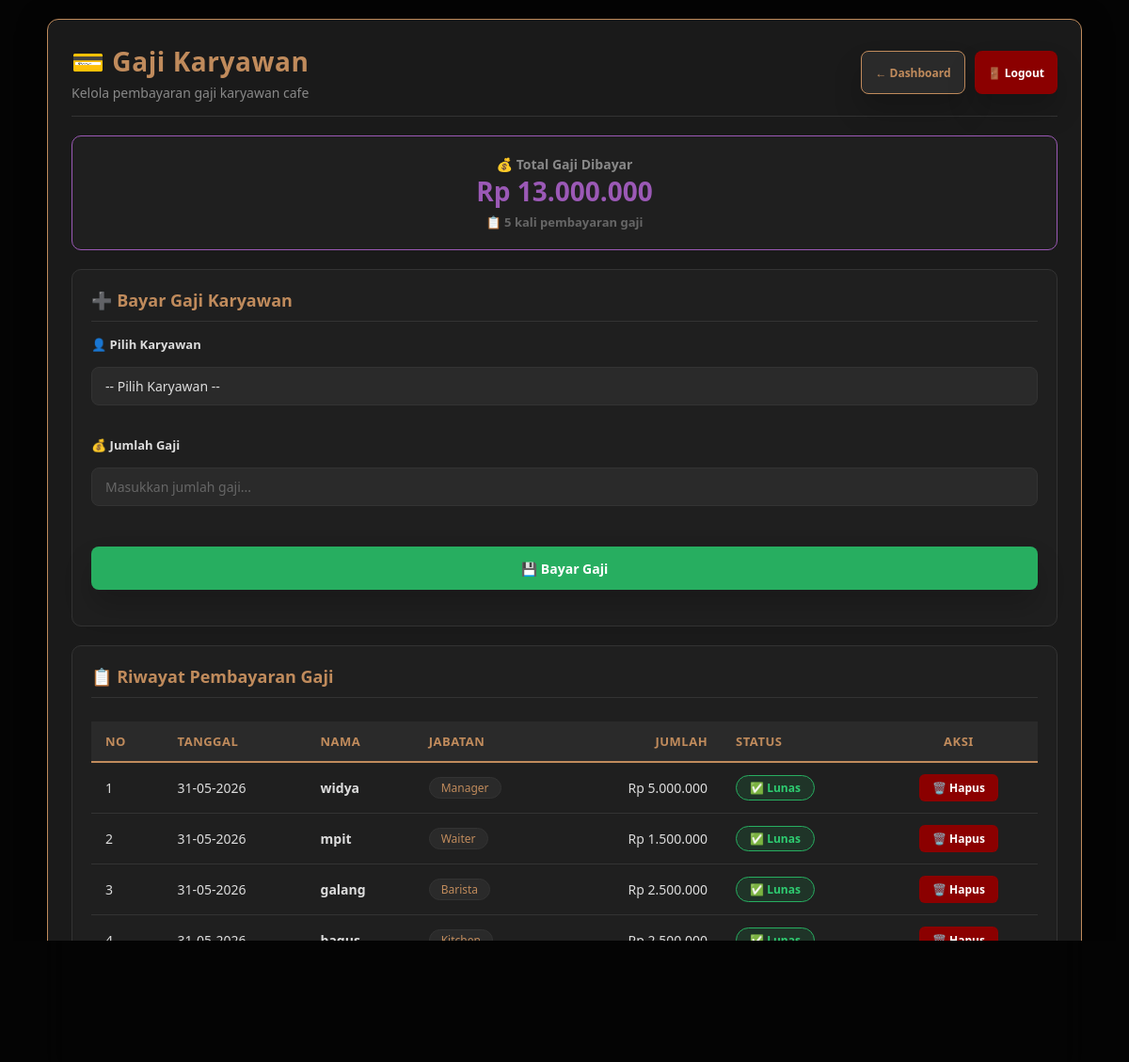
Page /admin/gaji.php (signed in) on the committed database.
### tables this page shows
CREATE TABLE `gaji_karyawan` (
  `id` int(11) NOT NULL,
  `karyawan_id` int(11) DEFAULT NULL,
  `tanggal` date DEFAULT NULL,
  `jumlah` int(11) DEFAULT NULL,
  `status` varchar(50) DEFAULT NULL
);

CREATE TABLE `karyawan` (
  `id` int(11) NOT NULL,
  `nama` varchar(100) DEFAULT NULL,
  `jabatan` varchar(100) DEFAULT NULL,
  `no_hp` varchar(20) DEFAULT NULL,
  `alamat` text DEFAULT NULL,
  `gaji` int(11) DEFAULT NULL
);

### admin/gaji.php (the view, shortened to what this page needs)
<?php
include '../fungsi.php';
$totalGaji = mysqli_fetch_assoc(mysqli_query($conn, "
    SELECT SUM(jumlah) as total
    FROM gaji_karyawan
"));
$data = mysqli_query($conn, "
    SELECT
        gaji_karyawan.*,
        karyawan.nama,
        karyawan.jabatan
    FROM gaji_karyawan
    JOIN karyawan
    ON gaji_karyawan.karyawan_id = karyawan.id
    ORDER BY gaji_karyawan.id DESC
");
$grandTotal = $totalGaji['total'] ?? 0;
$totalData = mysqli_num_rows($data);
?>
<!DOCTYPE html>
<html lang="id">
<head>
    <link rel="stylesheet" href="../css/style-admin.css">
</head>
<body>
<div class="admin-container">
    <div class="page-header">
        <div>
            <h1>💳 Gaji Karyawan</h1>
            <div class="subtitle">Kelola pembayaran gaji karyawan cafe</div>
        </div>
        <div class="header-actions">
            <a href="index.php" class="btn btn-primary btn-sm">← Dashboard</a>
            <a href="../logout.php" class="btn btn-danger btn-sm">🚪 Logout</a>
        </div>
    </div>
    <div class="total-box">
        <div class="label">💰 Total Gaji Dibayar</div>
        <div class="value">Rp <?= number_format($grandTotal, 0, ',', '.') ?></div>
        <div class="sub-info">📋 <?= $totalData ?> kali pembayaran gaji</div>
    </div>
    <div class="card">
        <div class="card-header">
            <h3>➕ Bayar Gaji Karyawan</h3>
        </div>
        <form method="POST">
            <div class="form-group">
                <label for="karyawan_id">👤 Pilih Karyawan</label>
                <select id="karyawan_id" name="karyawan_id" class="form-control" required>
                    <option value="">-- Pilih Karyawan --</option>
                </select>
            </div>
            <div class="form-group">
                <label for="jumlah">💰 Jumlah Gaji</label>
                <input type="number" id="jumlah" name="jumlah" class="form-control" placeholder="Masukkan jumlah gaji..." required min="1">
            </div>
            <button type="submit" name="bayar" class="btn btn-success btn-block">
                💾 Bayar Gaji
            </button>
        </form>
    </div>
    <div class="card">
        <div class="card-header">
            <h3>📋 Riwayat Pembayaran Gaji</h3>
        </div>
        <div class="table-wrapper">
            <?php if (mysqli_num_rows($data) == 0): ?>
                <div class="empty-state">📭 Belum ada riwayat pembayaran gaji</div>
            <?php else: ?>
                <table>
                    <thead>
                        <tr>
                            <th>No</th>
                            <th>Tanggal</th>
                            <th>Nama</th>
                            <th>Jabatan</th>
                            <th style="text-align:right;">Jumlah</th>
                            <th>Status</th>
                            <th style="text-align:center;">Aksi</th>
                        </tr>
                    </thead>
                    <tbody>
                        <?php
                        $no = 1;
                        while ($d = mysqli_fetch_assoc($data)):
                        ?>
                            <tr>
                                <td><?= $no++ ?></td>
                                <td><?= date('d-m-Y', strtotime($d['tanggal'])) ?></td>
                                <td><strong><?= htmlspecialchars($d['nama']) ?></strong></td>
                                <td>
                                    <span class="jabatan-tag"><?= htmlspecialchars($d['jabatan'] ?? '-') ?></span>
                                </td>
                                <td style="text-align:right;" class="jumlah-gaji">
                                    Rp <?= number_format($d['jumlah'], 0, ',', '.') ?>
                                </td>
                                <td>
                                    <span class="status-lunas">✅ <?= $d['status'] ?></span>
                                </td>
                                <td style="text-align:center;">
                                    <div class="action-group" style="justify-content:center;">
                                        <a class="btn-hapus" href="?hapus=<?= $d['id'] ?>" onclick="return confirm('Yakin ingin menghapus riwayat gaji <?= htmlspecialchars($d['nama']) ?>?')">
                                            🗑️ Hapus
                                        </a>
                                    </div>
                                </td>
                            </tr>
                        <?php endwhile; ?>
                    </tbody>
                </table>
            <?php endif; ?>
        </div>
    </div>
</div>
</body>
</html>

### css/style-admin.css (style rules this page uses)
body { margin: 0; font-family: "Outfit", sans-serif; background: url("../poto/WhatsApp Image 2025-11-16 at 18.09.41_44c61466.jpg") center/cover fixed; color: #f6e7d8; background-attachment: fixed; }
body::before { content: ""; position: fixed; inset: 0; background: rgba(0, 0, 0, 0.72); z-index: -1; }
.admin-container { max-width: 1200px; margin: 40px auto; padding: 32px; background: rgba(23, 18, 15, 0.98); border-radius: 20px; border: 1px solid rgba(192, 139, 92, 0.35); box-shadow: 0 24px 80px rgba(0, 0, 0, 0.55); }
.admin-container, .login-box, .reg-box, .content-panel, .menu-panel, .struk-panel, .form-container { backdrop-filter: blur(14px); }
h1, h2 { text-align: center; color: #c08b5c; margin-top: 0; font-weight: 800; letter-spacing: 0.02em; }
.page-header { display: flex; flex-wrap: wrap; justify-content: space-between; align-items: center; gap: 20px; margin-bottom: 24px; }
.page-header h1 { margin: 0; font-size: 2.2rem; letter-spacing: 0.02em; }
button, input[type="submit"], input[type="reset"], .btn { display: inline-flex; align-items: center; justify-content: center; height: 46px; padding: 0 24px; background: linear-gradient(135deg, #c08b5c 0%, #f3d5a4 100%); color: #1a1a1a; text-decoration: none; border-radius: 14px; font-weight: 700; border: 1px solid rgba(255, 255, 255, 0.18); cursor: pointer; transition: transform 0.18s ease, box-shadow 0.18s ease, background 0.18s ease; font-size: 14px; white-space: nowrap; box-shadow: 0 18px 30px rgba(0, 0, 0, 0.18); }
.btn-success { background: linear-gradient(135deg, #27ae60 0%, #2ecc71 100%); color: white; }
.btn-danger { background: linear-gradient(135deg, #e74c3c 0%, #ff5b4e 100%); color: white; }
input, textarea, select, button, input[type="submit"], input[type="reset"] { width: 100%; padding: 14px 16px; margin: 10px 0 18px; background: #1d1915; border: 1px solid rgba(255, 255, 255, 0.18); border-radius: 12px; color: #f6e7d8; box-sizing: border-box; font-family: inherit; }
input::placeholder, textarea::placeholder { color: rgba(246, 231, 216, 0.65); }
button, input[type="submit"], input[type="reset"] { width: auto; }
.card { background: rgba(255, 255, 255, 0.05); border: 1px solid rgba(255, 255, 255, 0.12); border-radius: 18px; padding: 24px; margin-bottom: 24px; }
.total-box { background: rgba(255, 255, 255, 0.06); border: 1px solid rgba(255, 255, 255, 0.12); border-radius: 18px; padding: 22px; font-size: 18px; font-weight: 700; color: #f6e7d8; margin-bottom: 24px; }
.page-header { display: flex; flex-wrap: wrap; justify-content: space-between; align-items: center; gap: 16px; margin-bottom: 24px; }
.page-header h1 { margin: 0; text-align: left; font-size: 2rem; }
select { background-color: rgba(30, 25, 23, 1); color: white; cursor: pointer; }
option { background-color: #1e1917; color: #f6e7d8; padding: 10px; }
label { font-weight: 600; color: #c08b5c; display: block; margin-bottom: 5px; text-align: left; }
table { width: 100%; border-collapse: collapse; margin-top: 10px; }
th, td { padding: 12px 15px; text-align: left; border-bottom: 1px solid rgba(255, 255, 255, 0.1); }
th { background-color: rgba(192, 139, 92, 0.2); color: #c08b5c; }
.total-box { border-top: 1px solid rgba(192, 139, 92, 0.4); padding-top: 15px; }
.btn-success { background: #27ae60; color: white; border: none; }
.btn-danger { background: #e74c3c; color: white; border: none; }

### rows in the picture
gaji_karyawan: tanggal "31-05-2026", karyawan.nama "widya", karyawan.jabatan "Manager", jumlah "5.000.000", status "Lunas"
gaji_karyawan: tanggal "31-05-2026", karyawan.nama "mpit", karyawan.jabatan "Waiter", jumlah "1.500.000", status "Lunas"
gaji_karyawan: tanggal "31-05-2026", karyawan.nama "galang", karyawan.jabatan "Barista", jumlah "2.500.000", status "Lunas"
gaji_karyawan: tanggal "31-05-2026", karyawan.nama "bagus", karyawan.jabatan "Kitchen", jumlah "2.500.000", status "Lunas"

### other values in the picture
$grandTotal "13.000.000"
$totalData "5"
